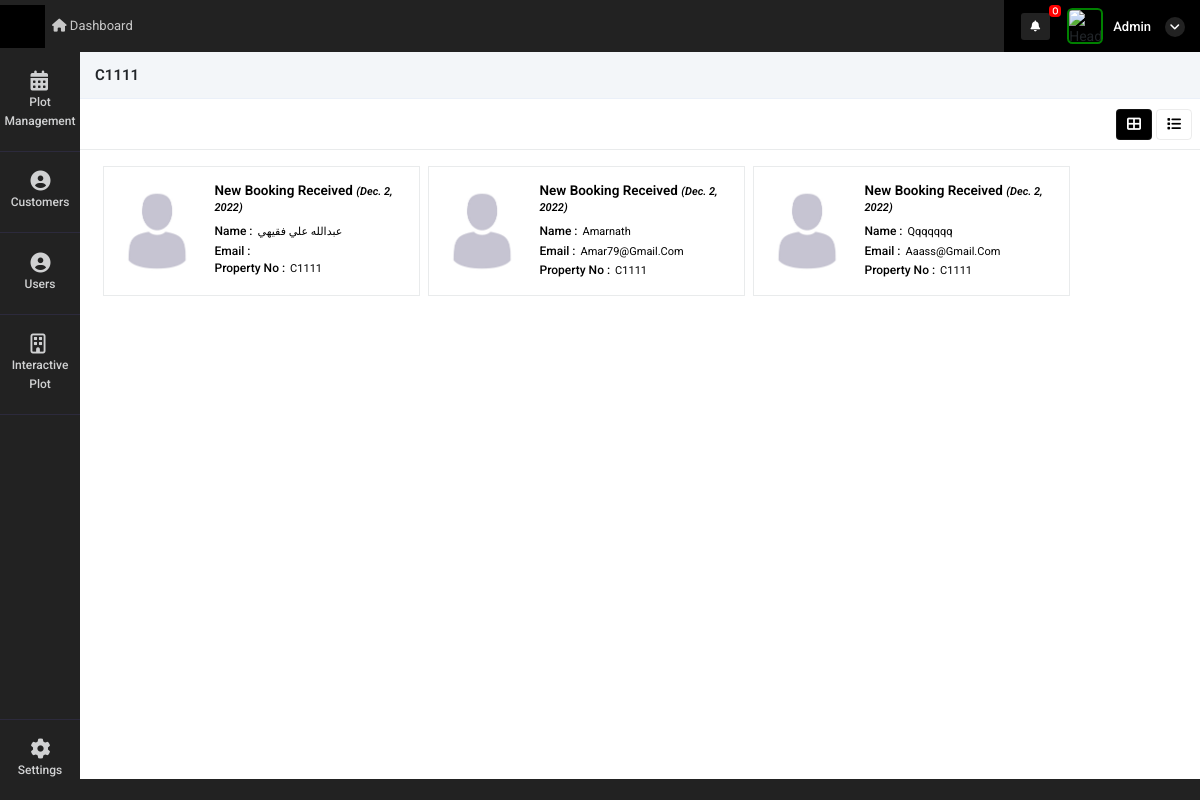
The page /property_booking_history?id=9197 (signed in) on the database its author committed.
### super_admin/models.py (models this page shows, shortened)
class intractive_map(models.Model):
    Name = models.CharField(max_length=255, null=True)
    customer_id_mapping = models.ForeignKey('super_admin.Customer_details',on_delete=models.SET_NULL,related_name="intractive_map_customer_id", null=True)
    customer_id = models.CharField(max_length=255,null=True)
    Phoneno = models.CharField(max_length=255, null=True)
    customer_email = models.CharField(max_length=255,null=True)
    UnitNo = models.IntegerField(null=True)
    UnitNo_primary = models.IntegerField(null=True)
    BlockNo = models.CharField(max_length=255, null=True)
    UnitArea = models.FloatField(max_length=255, null=True)
    LandArea = models.FloatField(max_length=255, null=True)
    UType = models.CharField(max_length=255, null=True)
    Price = models.FloatField(blank=True, null=True)
    Bank = models.CharField(max_length=255,null=True)
    Status = models.CharField(max_length=255,null=True)
    dt = models.DateField(auto_now_add=True)
    tm = models.TimeField(auto_now_add=True)
    current_status = models.CharField(max_length=255,null=True)
    attached_file = models.FileField(upload_to="property_image",null=True)
    currency = models.CharField(max_length=255,null=True,default="SAR")
    Price_currency = models.CharField(max_length=255,null=True)
    bank_relation_id = models.ForeignKey(Bank_details,on_delete=models.CASCADE,related_name="intractive_map_Bank_details_id", null=True)

class common(models.Model):  # COMM0N
    dt = models.DateField(auto_now=True)
    tm = models.TimeField(auto_now=True)
    updated = models.DateTimeField(default=timezone.now)
    status = models.CharField(max_length=255, null=True)
    class Meta:
        abstract = True

class user_request_plot(common):
    customer_id = models.ForeignKey(Customer_details,on_delete=models.CASCADE,related_name="user_request_plot_customer_id", null=True)
    auth_user = models.ForeignKey(User,on_delete=models.CASCADE,related_name="user_request_plot_login_id", null=True)
    user_id = models.ForeignKey(user_Details,on_delete=models.CASCADE,related_name="user_request_plot_user_login_id", null=True)
    property_mapping_id = models.ForeignKey(intractive_map,on_delete=models.CASCADE,related_name="user_request_plot_user_login_id", null=True)
    name = models.CharField(max_length=255,null=True)
    booking_id = models.CharField(max_length=255,null=True)
    phone = models.CharField(max_length=255,null=True)
    customer_email = models.CharField(max_length=255,null=True)
    bank = models.CharField(max_length=255,null=True)
    manager_id = models.ForeignKey(user_Details,on_delete=models.CASCADE,related_name="user_request_plot_manager_id", null=True)
    read_status = models.IntegerField(default=0)
    booking_status = models.IntegerField(null=True)
    reset_to_availale = models.IntegerField(null=True)
    available_status = models.IntegerField(default=1)
    bank_relation_id = models.ForeignKey(Bank_details,on_delete=models.CASCADE,related_name="user_request_plot_Bank_details_id", null=True)
    customer_doc_id = models.FileField(upload_to="customer_document",null=True)
    contract_certi = models.FileField(upload_to="customer_document",null=True)
    tax_certificate  = models.FileField(upload_to="customer_document",null=True)
    other_document = models.FileField(upload_to="customer_document",null=True)
    Price = models.FloatField(blank=True, null=True)

class Customer_details(common):
    name =  models.CharField(max_length=255,null=True)
    phone = models.CharField(max_length=255,null=True)
    customer_email = models.CharField(max_length=255,null=True)
    customer_id = models.CharField(max_length=255,null=True)
    bank =  models.CharField(max_length=255,null=True)
    created_by = models.ForeignKey(User,on_delete=models.CASCADE,related_name="Customer_details_created_by", null=True)
    customer_type = models.CharField(max_length=255,choices=customer_comapny_type,null=True)
    company_name =  models.CharField(max_length=255,null=True)
    street1 =  models.CharField(max_length=255,null=True)
    street2 =  models.CharField(max_length=255,null=True)
    city =  models.CharField(max_length=255,null=True)
    satte =  models.CharField(max_length=255,null=True)
    zip =  models.CharField(max_length=255,null=True)
    email =  models.CharField(max_length=255,null=True)
    customer_doc_id = models.FileField(upload_to="customer_document",null=True)
    contract_certi = models.FileField(upload_to="customer_document",null=True)
    tax_certificate  = models.FileField(upload_to="customer_document",null=True)
    other_document = models.FileField(upload_to="customer_document",null=True)
    bank_relation_id = models.ForeignKey(Bank_details,on_delete=models.CASCADE,related_name="Customer_details_Bank_details_id", null=True)
    profile_pic = models.FileField(upload_to="customer_document",null=True)
    customer_doc_id_update_dt = models.DateField(null=True)
    contract_certi_update_dt = models.DateField(null=True)
    tax_certificate_update_dt = models.DateField(null=True)
    other_document_update_dt = models.DateField(null=True)
    customer_doc_id_extesion = models.CharField(max_length=255,null=True)
    contract_certi_extesion = models.CharField(max_length=255,null=True)
    tax_certificate_extesion = models.CharField(max_length=255,null=True)
    other_document_extesion = models.CharField(max_length=255,null=True)
    customer_doc_id_name = models.CharField(max_length=255,null=True)
    contract_certi_name = models.CharField(max_length=255,null=True)
    tax_certificate_name = models.CharField(max_length=255,null=True)
    other_document_name = models.CharField(max_length=255,null=True)

### super_admin/views.py (the view)
# urls.py: path('property_booking_history',views.property_booking_history,name='property_booking_history'),
def property_booking_history(request):
    id = request.GET.get("id",False)
    data_pro = intractive_map.objects.get(id=id)
    data = user_request_plot.objects.filter(property_mapping_id=id)
    context = {
        'data':data,
        'data_pro':data_pro
    }
    return render(request,'super_admin/property_booking_history.html',context)

### super_admin/templates/super_admin/property_booking_history.html (shortened to what this page needs)
{% extends "super_admin/base.html" %}
{% load static %}
{% block content %}
<div class="content">
    <div class="container-fluid px-0">
        <div class="row">
            <div class="col-12 buttns">
                <h5>{{data_pro.BlockNo}}{{data_pro.UnitNo}}</h5>
            </div>
            <div class="col-md-12 contnt">
                <div class="d-flex align-items-center justify-content-between px-2">
                    <div class="col-md-4 px-0">
                    </div>
                    <div class="d-flex align-items-center">
                        <ul class="nav nav-tabs nav-ta" role="tablist">
                            <li class="nav-item mx-1">
                                <a class="nav-link kan-tab active" data-toggle="tab"
                                    href="#ho" role="tab" aria-selected="false">
                                    <i class="fas fa-th-large"></i>
                                </a>
                            </li>
                            <li class="nav-item">
                                <a class="nav-link kan-tab" data-toggle="tab"
                                    href="#pro" role="tab" aria-selected="false">
                                    <i class="fas fa-list"></i>
                                </a>
                            </li>
                        </ul>
                    </div>
                </div>
                <div class="tab-content">
                    <div class="tab-pane active" id="ho" role="tabpanel">
                        <div class='app'>
                            <main class='project1'>
                                <div class='project-tasks1 mb-1 container-fluid'>
                                    {% for i in data %}
                                    <div class='project-column mt-2'>
                                        <a style="text-decoration: none;color: black" href="customer_more_details?id={{i.customer_id.id}}">
                                        <div class="customer-bx">
                                            {% if i.user_id.atatchment == None %}
                                            <div class="cust-img" style="background-image: url('{% static 'adminicon.jpg' %}');">
                                            </div>
                                            {% elif i.user_id.atatchment == '' %}
                                            <div class="cust-img" style="background-image: url('{% static 'adminicon.jpg' %}');">
                                            </div>
                                            {% else %}
                                            <div class="cust-img" style="background-image: url('../media/{{i.user_id.atatchment}}');">
                                            </div>
                                            {% endif %}
                                            <div class="customer-content">
                                                <h5>New Booking Received <i>({{i.dt}})</i> </h5>
                                                <span class="d-flex"><h6>Name : </h6> {{i.customer_id.name|title}}</span>
                                                <span class="d-flex"><h6>Email : </h6>
                                                {% if i.customer_id.email == None %}
                                                {% elif i.customer_id.email == '' %}
                                                {% else %}
                                                    {{i.customer_id.email|title}}
                                                    {% endif %}
                                                </span>
                                                <span class="d-flex"><h6>Property No : </h6> {{i.property_mapping_id.BlockNo}}{{i.property_mapping_id.UnitNo}}</span>
                                            </div>
                                        </div>
                                        </a>
                                    </div>
                                    {% endfor %}
                                </div>
                            </main>
                        </div>
                    </div>
                </div>
            </div>
        </div>
    </div>
</div>
{% endblock %}

### super_admin/templates/super_admin/base.html (shortened to what this page needs)
<!doctype html>
{% if data_base_status == 1 %}
{% block content1 %}
{% endblock %}
{% else %}
<html lang="en">
    {% load static %}
    {% load notification %}
<head>
    <link rel="stylesheet" href="{% static 'admin/css/morris.css' %}">
    <link href="{% static 'admin/css/bootstrap.min.css' %}" rel="stylesheet" type="text/css" />
    <link href="{% static 'admin/css/icons.css' %}" rel="stylesheet" type="text/css" />
    <link href="{% static 'admin/css/style.css' %}" rel="stylesheet" type="text/css" />
</head>
<body class="">
    <div id="wrapper">
        <div class="left side-menu">
            <div class="slimscroll-menu" id="remove-scroll">
                <div id="sidebar-menu" class="sidaber_menu">
                    <ul class="" id="side-menu">
                        {% if bank_nav == 1 %}
<li>    <a href="bank_master" class="splnav"> <i class="fas fa-briefcase"></i>        <p>Bank Master</p>    </a></li>
<li>    <a href="plot_view_master" class="splnav"> <i class="fas fa-briefcase"></i>        <p>Plot view Master</p>    </a></li>
{{request.user.is_superuser}}
{% if request.user.is_superuser == True %}
<li>    <a href="data_base_backup" class="splnav"> <i class="fas fa-database"></i>        <p>Database Backup</p>    </a></li>
{% endif %}
{% else %}
                        {% if request.user|get_nav_permission:"plot_management" %}
                        <li>
                            <a class="splnav" href="property_management"> <i class="fa fa-calendar"></i>
                                <p>Plot Management</p>
                            </a>
                        </li>
                        {% endif %}
                        {% if request.user|get_user_type_action:"user_type" %}
                        <li>
                            <a href="customer_management" class="splnav"> <i class="fa fa-user-circle"></i>
                                <p>Customers</p>
                            </a>
                        </li>
                        {% endif %}
                        {% if request.user|get_nav_permission:"user_management" %}
                        <li>
                            <a href="user_management" class="splnav"> <i class="fa fa-user-circle"></i>
                                <p>Users</p>
                            </a>
                        </li>
                        {% endif %}
                        <li>
                            <a href="plot" class="splnav"> <i class="fa fa-building-o"></i>
                                <p>Interactive Plot</p>
                            </a>
                        </li>
                        {% endif %}
                        <li class="bootm_toggle_settings_button ">
                            <a class="splnav bdr_btmnone_nav" href="profile"> <i class="fa fa-cog"></i>
                                <p>Settings</p>
                            </a>
                        </li>
                    </ul>
                </div>
            </div>
        </div>
        <div class="content-page">
            <div class="topbar">
                <div class="navbar-header">
                    <div class="d-flex">
                        <div class="binance">
                        </div>
                    </div>
                    <ul class="navbar-nav1 bg-2 col">
                        <li class="nav-item d-none d-sm-inline-block">
                            <a href="home" class="nav-link"><i class="fa fa-home"></i> Dashboard</a>
                        </li>
                    </ul>
                    <div class="d-flex align-items-center icns">
                        <div class="dropdown topbar-head-dropdown ms-1 header-item">
                            <a href="view_all_activity">
                                <i class="fas fa-bell fs-icn">
                                    <span
                                        class="position-absolute topbar-badge fs-9 translate-middle badge11 rounded-pill bg-red">{{ request.user|get_notifications:"sss" }}</span></i>
                                    </a>
                        </div>
                        <div class="dropdown header-item topbar-user king button-drpdown">
                            <span class="d-flex align-items-center drpdown-toggle">
                                <img class="header-profile-user" src="{{ request.user|get_loginUsernameImage:"sss" }}" alt="Header Avatar">
                                <span class="text-start ms-xl-2">
                                    <span class="d-none d-xl-inline-block ms-1 fw-medium user-name-text">  {{request.user.username|title}}</span>
                                    <i class="pro-icn fa fa-angle-down"></i>
                                </span>
                            </span>
                        </div>
                    </div>
                </div>
            </div>
            <div class="content">
                {% block content %}
                {% endblock %}
            </div>
            <footer class="footer">
                <div class="container-fluid">
                    <div class="row">
                        <div class="col-sm-6">
                        </div>
                        <div class="col-sm-6">
                        </div>
                    </div>
                </div>
            </footer>
        </div>
    </div>
</body>
</html>
{% endif %}

### rows shown on the page
intractive_map: BlockNo "C11", UnitNo "11"
user_request_plot: dt "Dec. 2, 2022", customer_id.name "عبدالله علي فقيهي", property_mapping_id.BlockNo "C11", property_mapping_id.UnitNo "11"
user_request_plot: dt "Dec. 2, 2022", customer_id.name "Amarnath", customer_id.email "Amar79@Gmail.Com", property_mapping_id.BlockNo "C11", property_mapping_id.UnitNo "11"
user_request_plot: dt "Dec. 2, 2022", customer_id.name "Qqqqqqq", customer_id.email "Aaass@Gmail.Com", property_mapping_id.BlockNo "C11", property_mapping_id.UnitNo "11"

### other values the page prints
{{ request.user|get_notifications:"sss" }} "0"
{{ request.user.username|title }} "Admin"
